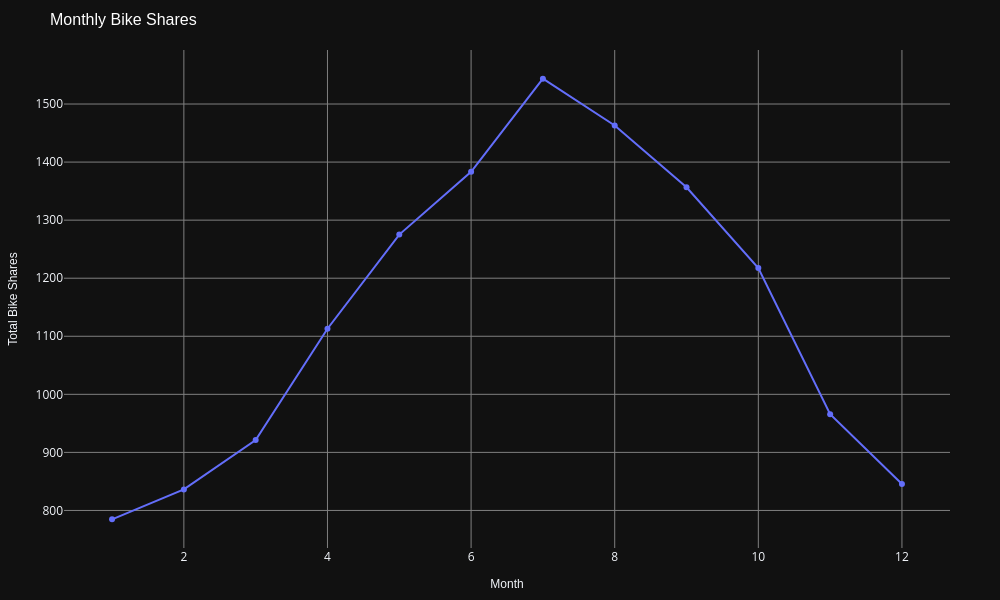

The notebook cell this image was saved under:
### Markdown cell above
<div class="alert alert-block alert-success">

### <span style=" color:red"> Plot bike shares by months and year_of_month (use lineplot, pointplot, barplot).
</span>

### Code cell
data_monthly = df.groupby('Month')['Ride_Count'].mean().reset_index()

fig = px.line(
    data_monthly,
    x='Month',
    y='Ride_Count',
    title="Monthly Bike Shares",
    labels={"Month": "Month", "Ride_Count": "Total Bike Shares"},
    markers=True,
    template="plotly_dark",
)

fig.update_layout(
    title_font=dict(size=16, family="Arial", color="white"),
    xaxis_title_font=dict(size=12, family="Arial"),
    yaxis_title_font=dict(size=12, family="Arial"),
    margin=dict(t=50, l=50, r=50, b=50),
    legend_title=dict(font=dict(size=12, family="Arial")),
    width=1000, 
    height=600,  
    xaxis=dict(showgrid=True, gridwidth=1, gridcolor="gray"),
    yaxis=dict(showgrid=True, gridwidth=1, gridcolor="gray"),
)

fig.show()

### Figure 1 — Plotly figure (JSON) as saved in the notebook; plotly's stock layout.template omitted (floating-point values rounded to 4 significant figures)
{"data": [{"hovertemplate": "Month=%{x}<br>Total Bike Shares=%{y}<extra></extra>", "legendgroup": "", "line": {"color": "#636efa", "dash": "solid"}, "marker": {"symbol": "circle"}, "mode": "lines+markers", "name": "", "orientation": "v", "showlegend": false, "type": "scatter", "x": [1, 2, 3, 4, 5, 6, 7, 8, 9, 10, 11, 12], "xaxis": "x", "y": [784.7, 836.3, 921.3, 1113.0, 1275.0, 1383.0, 1544.0, 1463.0, 1357.0, 1218.0, 965.9, 845.5], "yaxis": "y"}], "layout": {"height": 600, "legend": {"title": {"font": {"family": "Arial", "size": 12}}, "tracegroupgap": 0}, "margin": {"b": 50, "l": 50, "r": 50, "t": 50}, "title": {"font": {"color": "white", "family": "Arial", "size": 16}, "text": "Monthly Bike Shares"}, "width": 1000, "xaxis": {"anchor": "y", "autorange": true, "domain": [0, 1], "gridcolor": "gray", "gridwidth": 1, "range": [0.3307, 12.67], "showgrid": true, "title": {"font": {"family": "Arial", "size": 12}, "text": "Month"}, "type": "linear"}, "yaxis": {"anchor": "x", "autorange": true, "domain": [0, 1], "gridcolor": "gray", "gridwidth": 1, "range": [735.4, 1593.0], "showgrid": true, "title": {"font": {"family": "Arial", "size": 12}, "text": "Total Bike Shares"}, "type": "linear"}}}
